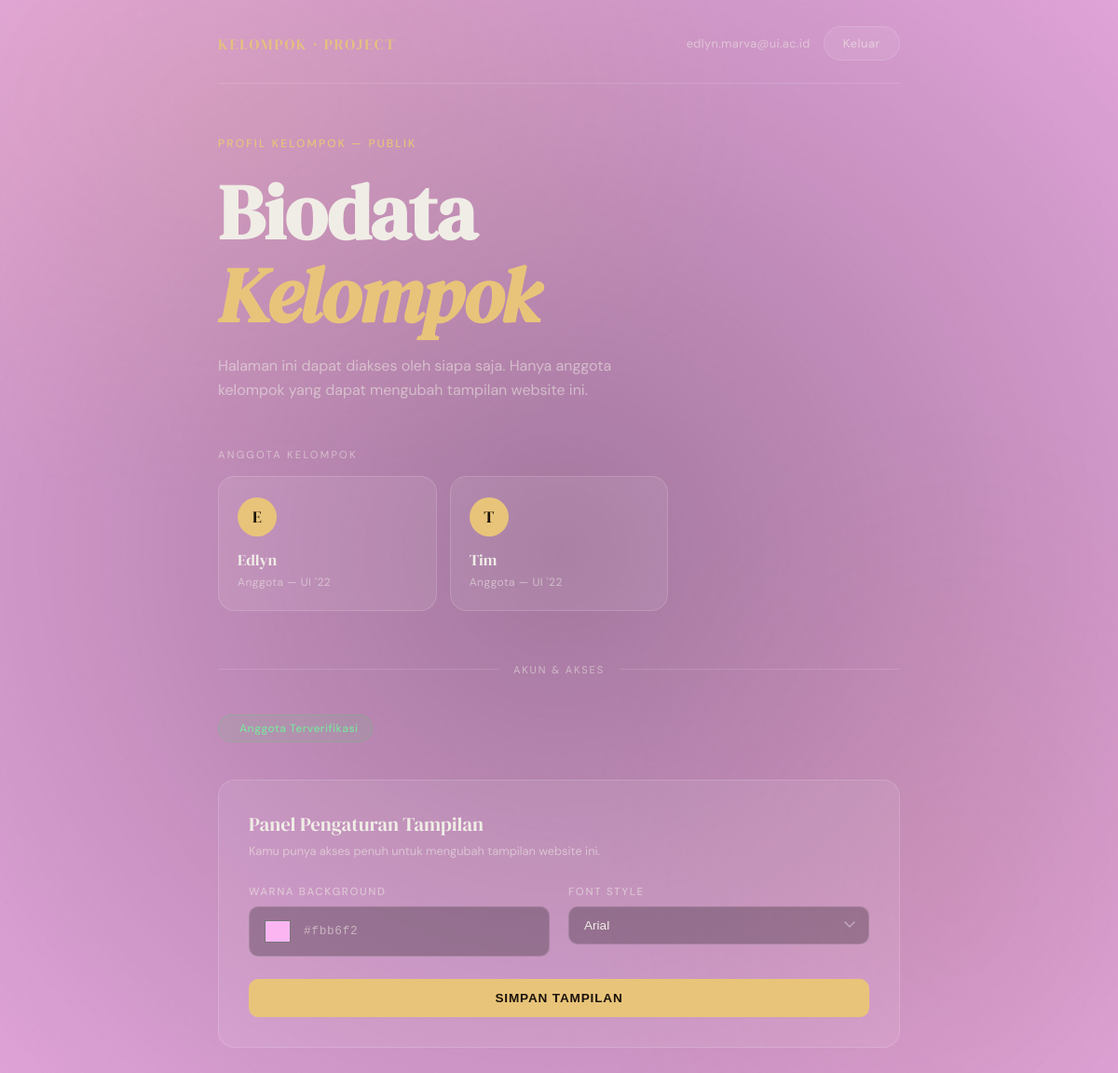
Before: / (signed in) with the older database file.
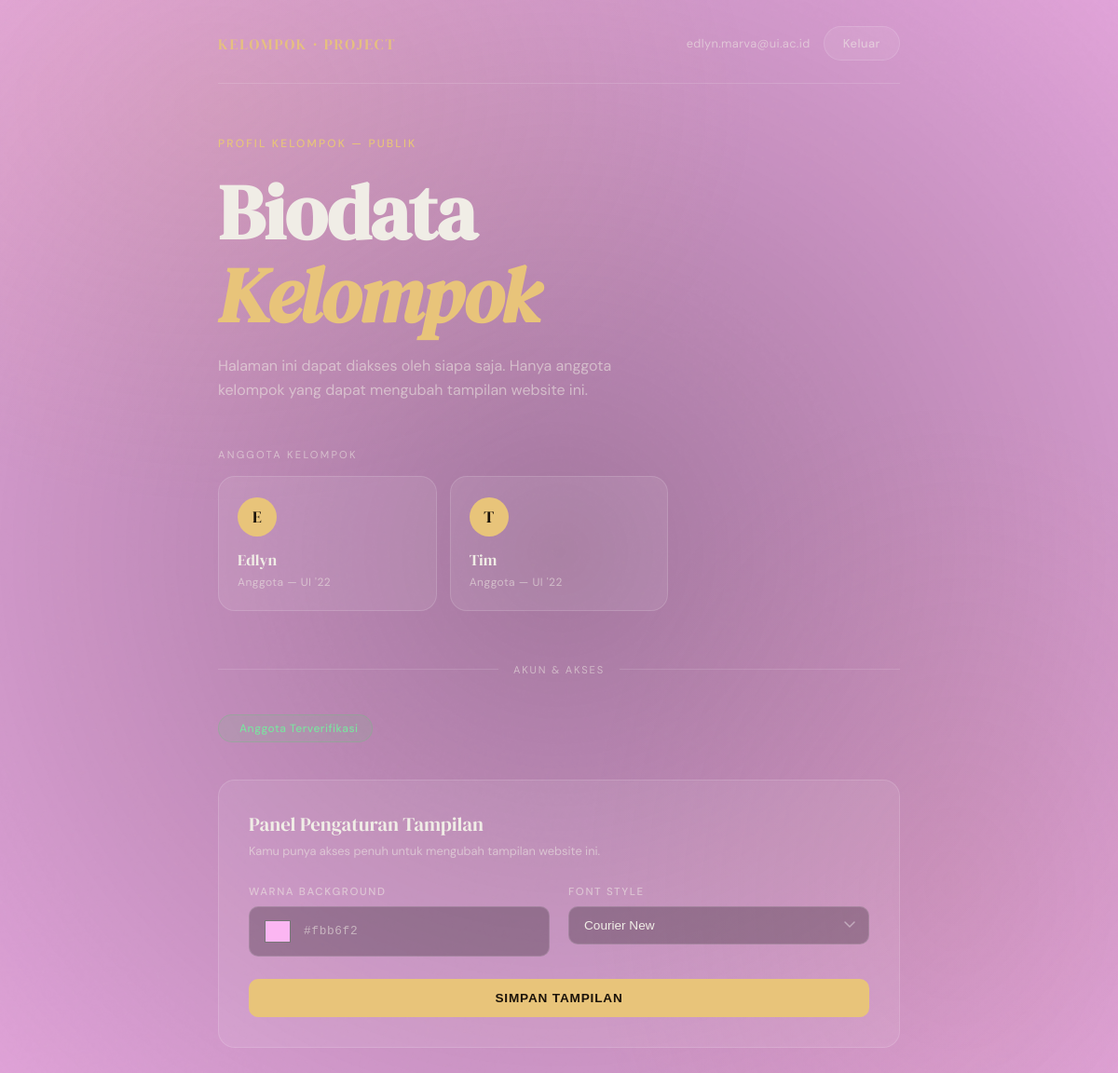
After: the same page with the newer database file.
### core/models.py (models this page shows, shortened)
class WebsiteConfig(models.Model):
    primary_color = models.CharField(max_length=7, default="#ffffff") # Simpan kode HEX warna
    font_family = models.CharField(max_length=50, default="Arial")

### core/views.py (the view)
# urls.py: path('', views.home, name='home'),
def home(request):
    config, created = WebsiteConfig.objects.get_or_create(id=1)
    is_member = False
    if request.user.is_authenticated:
        if request.user.email in settings.ALLOWED_GROUP_MEMBERS:
            is_member = True
    context = {
        'config': config,
        'is_member': is_member,
    }
    return render(request, 'index.html', context)

### core/templates/index.html (shortened to what this page needs)
{% load socialaccount %}
<!DOCTYPE html>
<html lang="id">
<head>
</head>
<body>
    <div class="page">
        <nav class="nav">
            <span class="nav-brand">Kelompok &middot; Project</span>
            <div class="nav-auth">
                {% if user.is_authenticated %}
                    <span class="nav-user">{{ user.email }}</span>
                    <a href="/accounts/logout/" class="btn btn-logout">Keluar</a>
                {% else %}
                    <a href="/accounts/google/login/" class="btn btn-accent">Masuk dengan Google</a>
                {% endif %}
            </div>
        </nav>
        <main>
            <div class="hero">
                <div class="hero-eyebrow">
                    <span class="eyebrow-text">Profil Kelompok &mdash; Publik</span>
                </div>
                <h1 class="hero-title">Biodata<br><em>Kelompok</em></h1>
                <p class="hero-subtitle">
                    Halaman ini dapat diakses oleh siapa saja.
                    Hanya anggota kelompok yang dapat mengubah tampilan website ini.
                </p>
            </div>
            <p class="members-label">Anggota Kelompok</p>
            <div class="member-grid">
                <div class="member-card">
                    <div class="member-avatar">E</div>
                    <div class="member-name">Edlyn</div>
                    <div class="member-role">Anggota &mdash; UI '22</div>
                </div>
                <div class="member-card">
                    <div class="member-avatar">T</div>
                    <div class="member-name">Tim</div>
                    <div class="member-role">Anggota &mdash; UI '22</div>
                </div>
            </div>
            <div class="divider">
                <div class="divider-line"></div>
                <span class="divider-text">Akun & Akses</span>
                <div class="divider-line"></div>
            </div>
            <div class="auth-section">
                {% if user.is_authenticated %}
                    {% if is_member %}
                        <span class="status-badge member">Anggota Terverifikasi</span>
                        <div class="panel">
                            <div class="panel-title">Panel Pengaturan Tampilan</div>
                            <div class="panel-sub">Kamu punya akses penuh untuk mengubah tampilan website ini.</div>
                            <form method="POST" action="{% url 'update_style' %}">
                                <div class="form-row">
                                    <div class="form-group">
                                        <label class="form-label">Warna Background</label>
                                        <div class="color-wrapper">
                                            <input type="color" name="color" value="{{ config.primary_color }}"
                                                   oninput="this.nextElementSibling.textContent = this.value">
                                            <span class="color-hex">{{ config.primary_color }}</span>
                                        </div>
                                    </div>
                                    <div class="form-group">
                                        <label class="form-label">Font Style</label>
                                        <select name="font">
                                            <option value="Arial" {% if config.font_family == 'Arial' %}selected{% endif %}>Arial</option>
                                            <option value="Courier New" {% if config.font_family == 'Courier New' %}selected{% endif %}>Courier New</option>
                                        </select>
                                    </div>
                                </div>
                                <button type="submit" class="btn-submit">Simpan Tampilan</button>
                            </form>
                        </div>
                    {% endif %}
                {% else %}
                    <span class="status-badge public"><span class="status-dot"></span>Mode Publik</span>
                    <div class="login-prompt">
                        <span class="login-desc">Login sebagai anggota kelompok untuk mengubah tampilan.</span>
                        <a href="/accounts/google/login/" class="btn btn-accent">Masuk dengan Google</a>
                    </div>
                {% endif %}
            </div>

Changed rows visible on the page:
changed WebsiteConfig "#fbb6f2": font "Arial" → "Courier New"
